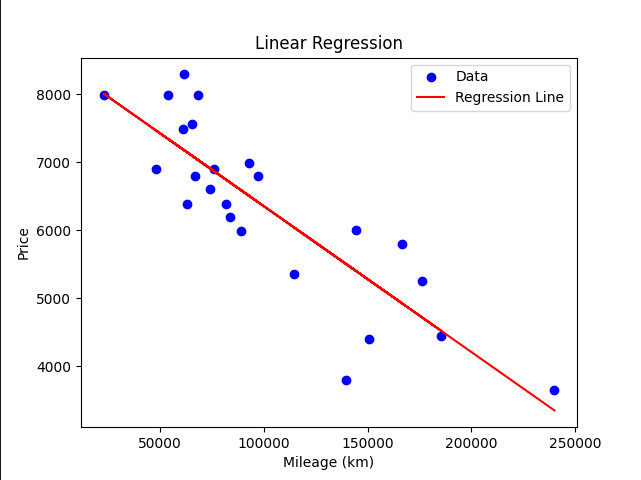

Recreate this plot in Python.
import json
import pandas as pd
import matplotlib.pyplot as plt


def get_data_from_file(file_path):
    # Load the dataset
    data = pd.read_csv(file_path)
    
    # Extract mileage and price
    mileage = data['km'].values
    prices = data['price'].values

    return mileage, prices


def get_thetas_from_file(file_path):
    with open(file_path, "r") as file:
        thetas = json.load(file)
    theta0 = float(thetas["theta0"])
    theta1 = float(thetas["theta1"])

    return theta0, theta1


def draw_graph(mileage, prices, predicted_prices):
    plt.title('Linear Regression')
    plt.xlabel('Mileage (km)')
    plt.ylabel('Price')
    plt.scatter(mileage, prices, color='blue', label='Data')
    plt.plot(mileage, predicted_prices, color='red', label='Regression Line')
    plt.legend()
    plt.show()


def main():
    data_path = "data.csv"
    parameters_file = "thetas.json"

    try:
        # Load the parameters saved from the training program
        theta0, theta1 = get_thetas_from_file(parameters_file)
        mileage, prices = get_data_from_file(data_path)

        predicted_prices = theta0 + theta1 * mileage
        draw_graph(mileage, prices, predicted_prices)


    except Exception as e:
        print(f"Error: {e}")


if __name__ == "__main__":
    main()
